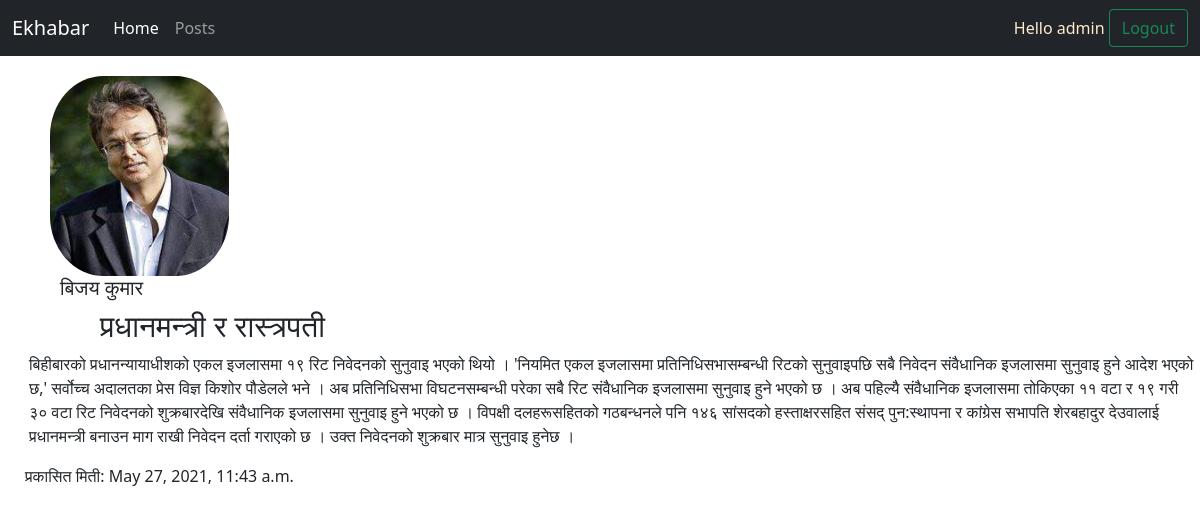
Screenshot of /postdetail/2/ (signed in) with the database file from the repository.
### blogsite/models.py (models this page shows)
class Post(models.Model):
    writer = models.CharField(max_length=200)
    image = models.ImageField(upload_to='pics')
    title = models.CharField(max_length=200)
    text = models.TextField()
    created_date = models.DateTimeField(default=timezone.now)
    published_date = models.DateTimeField(blank=True, null=True)

### blogsite/views.py (the view)
# urls.py: path('postdetail/<int:id>/', views.postdetail, name='postdetail'),
@login_required(login_url='login')
def postdetail(request, id):
    return render(request, 'postdetail.html',context = {'posts': Post.objects.get(id=id)})

### templates/postdetail.html (shortened to what this page needs)
{% extends 'navigation.html' %}
{% block content %}
{% load static %}
<!doctype html>
<html lang="en">
  <head>
    <link href="https://cdn.jsdelivr.net/npm/bootstrap@5.0.1/dist/css/bootstrap.min.css" rel="stylesheet">
    <link rel="stylesheet" href="{% static 'css/postdetail.css' %}">
  </head>
  <body>
    {% if posts %}
    <div class="imgdiv"> <img src="{{ posts.image.url }}"></div>
    <h5> {{posts.writer}}  </h5>
   <h4> {{ posts.title }} </h4>
   <p> {{posts.text}} </p>
   &nbsp; &nbsp;&nbsp;&nbsp; प्रकासित मिती: {{posts.published_date}}
    {% else %}
    <h2>Nodata</h2>
    {% endif %}
  </body>
</html>
{% endblock %}

### templates/navigation.html (shortened to what this page needs)
{% load static %}
<!doctype html>
<html lang="en">
  <head>
    <link href="https://cdn.jsdelivr.net/npm/bootstrap@5.0.1/dist/css/bootstrap.min.css" rel="stylesheet">
  </head>
  <body>
    <nav class="navbar navbar-expand-lg navbar-dark bg-dark" >
        <div class="container-fluid">
          <a class="navbar-brand" href="{% url 'main' %}">Ekhabar</a>
          <div class="collapse navbar-collapse" id="navbarSupportedContent">
            <ul class="navbar-nav me-auto mb-2 mb-lg-0">
              <li class="nav-item">
                <a class="nav-link active" aria-current="page" href="{% url 'main' %}">Home</a>
              </li>
              <li class="nav-item">
                <a class="nav-link" href="{% url 'allposts' %}">Posts</a>
              </li>
            </ul>
              <span style="color: blanchedalmond;" > Hello {{request.user}} </span>&nbsp;
              <a href="{% url 'logout' %}" > <button class="btn btn-outline-success"  >  Logout  </button></a>
          </div>
        </div>
      </nav>
      {% block content %}
      {% endblock %}
  </body>
</html>

### static/css/postdetail.css (style rules this page uses)
.imgdiv { height: 200px; width: 200px; margin-left: 50px; margin-top: 20px; }
.imgdiv img { border-radius: 30%; max-width: 100%; max-height: 100%; }
h5 { padding-left: 60px; }
h4 { padding-left: 100px; font-size: 30px; }
p { padding-left: 29px; }

### rows the page displays
Post: image (picture), writer "बिजय कुमार", title "प्रधानमन्त्री र रास्त्रपती", text "बिहीबारको प्रधानन्यायाधीशको एकल इजलासमा १९ रिट निवेदनको सुनुवाइ भएको थियो । 'नियमित एकल इजलासमा प्रतिनिधिसभासम्बन्धी रिटको सुनुवाइपछि सबै निवेदन संवैधानिक इजलासमा सुनुवाइ हुने आदेश भएको छ,' सर्वोच्च अदालतका प्रेस विज्ञ किशोर पौडेलले भने । अब प्रतिनिधिसभा विघटनसम्बन्धी परेका सबै रिट संवैधानिक इजलासमा सुनुवाइ हुने भएको छ । अब पहिल्यै संवैधानिक इजलासमा तोकिएका ११ वटा र १९ गरी ३० वटा रिट निवेदनको शुक्रबारदेखि संवैधानिक इजलासमा सुनुवाइ हुने भएको छ । विपक्षी दलहरूसहितको गठबन्धनले पनि १४६ सांसदको हस्ताक्षरसहित संसद् पुन:स्थापना र कांग्रेस सभापति शेरबहादुर देउवालाई प्रधानमन्त्री बनाउन माग राखी निवेदन दर्ता गराएको छ । उक्त निवेदनको शुक्रबार मात्र सुनुवाइ हुनेछ ।", published_date "May 27, 2021, 11:43 a.m."

### other values shown
{{ request.user }} "admin"
